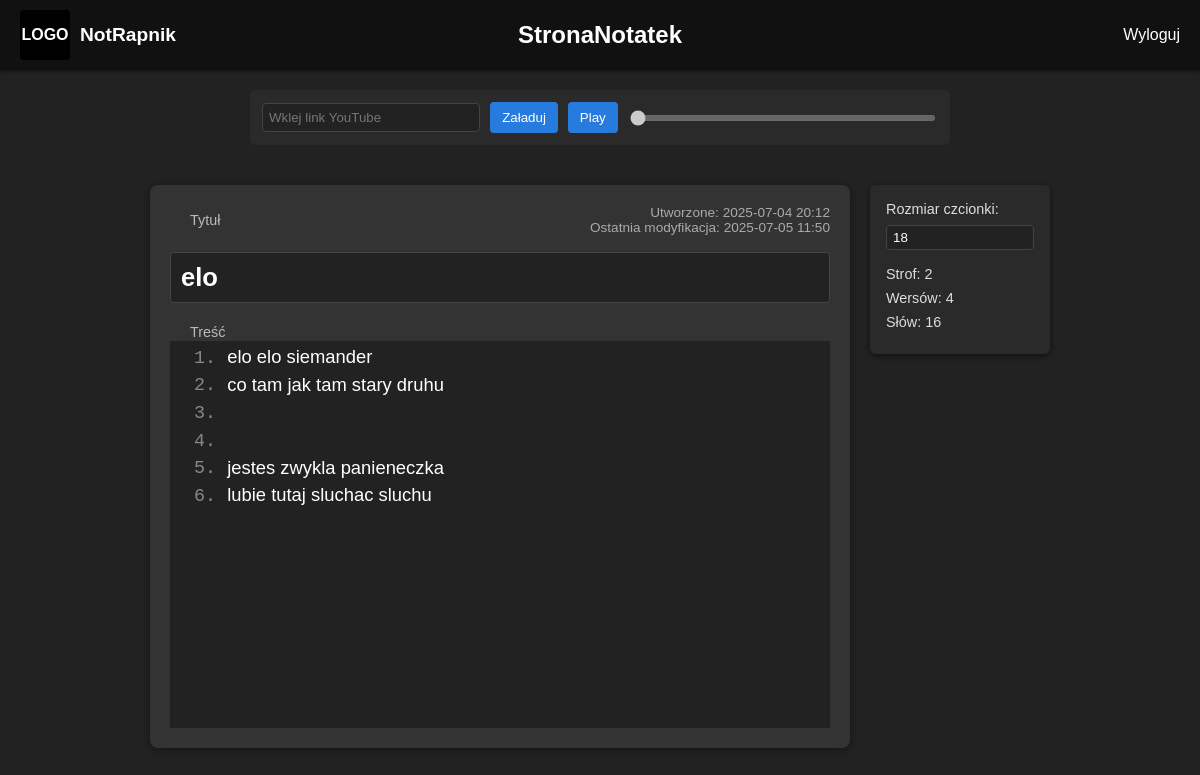
/notes/2 (signed in), run on the app's committed database.
### models.py (models this page shows)
class Note(db.Model):
    id = db.Column(db.Integer, primary_key=True)
    title = db.Column(db.String(200), default='Bez tytułu')
    body = db.Column(db.Text, default='')
    created_at = db.Column(db.DateTime, default=datetime.utcnow)
    updated_at = db.Column(
        db.DateTime,
        default=datetime.utcnow,
        onupdate=datetime.utcnow
    )
    user_id = db.Column(db.Integer, db.ForeignKey('user.id'))

### routes.py (the view)
@bp.route('/notes/<int:note_id>')
@login_required
def view_note(note_id):
    note = Note.query.get_or_404(note_id)
    if note.author != current_user:
        flash('Brak dostępu.')
        return redirect(url_for('main.home'))
    return render_template('view_note.html', note=note)

### models.py (called while the page is built)
@login.user_loader
def load_user(user_id):
    return User.query.get(int(user_id))

### templates/view_note.html (shortened to what this page needs)
{% extends 'base.html' %}
{% block head %}
  <link rel="stylesheet" href="{{ url_for('static', filename='note.css') }}">
{% endblock %}
{% block content %}
  <div class="audio-player">
    <input id="yt-url" type="text" placeholder="Wklej link YouTube">
    <button id="load-audio">Załaduj</button>
    <button id="play-pause" disabled>Play</button>
    <input id="seek" type="range" min="0" max="0" step="0.1" disabled>
  </div>
  <div class="note-page">
    <div class="note-container">
      <div class="note-header">
        <span class="note-label">Tytuł</span>
        <div class="note-dates">
          <span>Utworzone: {{ note.created_at.strftime('%Y-%m-%d %H:%M') }}</span><br>
          <span>Ostatnia modyfikacja:
            {% if note.updated_at %}
              {{ note.updated_at.strftime('%Y-%m-%d %H:%M') }}
            {% else %}
              {{ note.created_at.strftime('%Y-%m-%d %H:%M') }}
            {% endif %}
          </span>
        </div>
      </div>
      <h1 id="note-title" class="note-title" contenteditable>{{ note.title }}</h1>
      <div class="note-body-wrapper" style="clear:both; overflow:hidden;">
        <span class="note-label">Treść</span>
        <div class="note-body-container">
          <div class="rows" id="numbers"></div>
          <textarea id="textBox">{{ note.body }}</textarea>
        </div>
      </div>
    </div>
    <aside class="note-sidebar">
      <label for="font-size">Rozmiar czcionki:</label>
      <input id="font-size" type="number" min="12" max="48" step="1" value="18">
      <div class="counters">
        <div>Strof:  <span id="count-stanzas">0</span></div>
        <div>Wersów: <span id="count-lines">0</span></div>
        <div>Słów:   <span id="count-words">0</span></div>
      </div>
    </aside>
  </div>
{% endblock %}

### static/base.css (style rules this page uses)
*, *::before, *::after { box-sizing: border-box; }
body { margin: 0; font-family: Arial, sans-serif; background: #222; color: #fff; }

### static/note.css (style rules this page uses)
.note-page { display: flex; justify-content: center; align-items: flex-start; gap: 20px; margin: 40px auto; padding: 0 20px; }
.note-container { width: 700px; padding: 20px; background: #333; border-radius: 8px; box-shadow: 0 2px 8px rgba(0,0,0,0.4); }
.note-header { display: flex; justify-content: space-between; align-items: center; margin-bottom: 8px; }
.note-label { font-size: 0.9rem; color: #bbb; margin-right: 10px; margin-left: 20px; }
.note-dates { font-size: 0.85rem; color: #aaa; text-align: right; }
.note-title { width: 100%; padding: 10px; background: #222; color: #fff; font-size: 1.6rem; border: 1px solid #444; border-radius: 4px; margin-bottom: 20px; outline: none; white-space: nowrap; overflow: hidden; text-overflow: ellipsis; cursor: text; }
.note-body-wrapper { margin-top: 16px; }
.note-sidebar { flex: 0 0 180px; background: #2a2a2a; padding: 16px; border-radius: 6px; color: #ddd; font-size: 0.9rem; box-shadow: 0 2px 6px rgba(0,0,0,0.5); }
.note-sidebar label { display: block; margin-bottom: 8px; }
.note-sidebar input[type="number"] { width: 100%; padding: 4px 6px; border: 1px solid #444; border-radius: 4px; background: #222; color: #fff; margin-bottom: 16px; }
.note-sidebar .counters div { margin-bottom: 8px; }
.note-body-container { display: flex; align-items: flex-start; }
.rows { background: #222; color: #888; font-family: monospace; font-size: 1.15rem; line-height: 1.5; padding: 0.2em 0.5em; text-align: right; width: 3em; user-select: none; float: left; box-sizing: border-box; overflow: hidden; }
textarea#textBox { background: #222; color: #fff; font-family: sans-serif; font-size: 1.15rem; line-height: 1.5; border: none; resize: none; outline: none; width: calc(100% - 3em); overflow: hidden; float: left; box-sizing: border-box; min-height: calc(14 * 1.5em); height: calc(14 * 1.5em); }
.audio-player { width: 700px; margin: 20px auto; background: #2a2a2a; padding: 12px; border-radius: 6px; display: flex; align-items: center; gap: 10px; }
.audio-player input[type="text"] { flex: 2; padding: 6px; background: #222; border: 1px solid #444; border-radius: 4px; color: #fff; }
.audio-player button { background: #287bde; border: none; color: #fff; padding: 8px 12px; border-radius: 4px; cursor: pointer; flex: 0 0 auto; }
.audio-player input[type="range"] { flex: 3; height: 6px; cursor: pointer; }

### data on the page
Note: created_at "2025-07-04 20:12", updated_at "2025-07-05 11:50", title "elo", body "elo elo siemander co tam jak tam stary druhu jestes zwykla panieneczka lubie tutaj sluchac sluchu"
